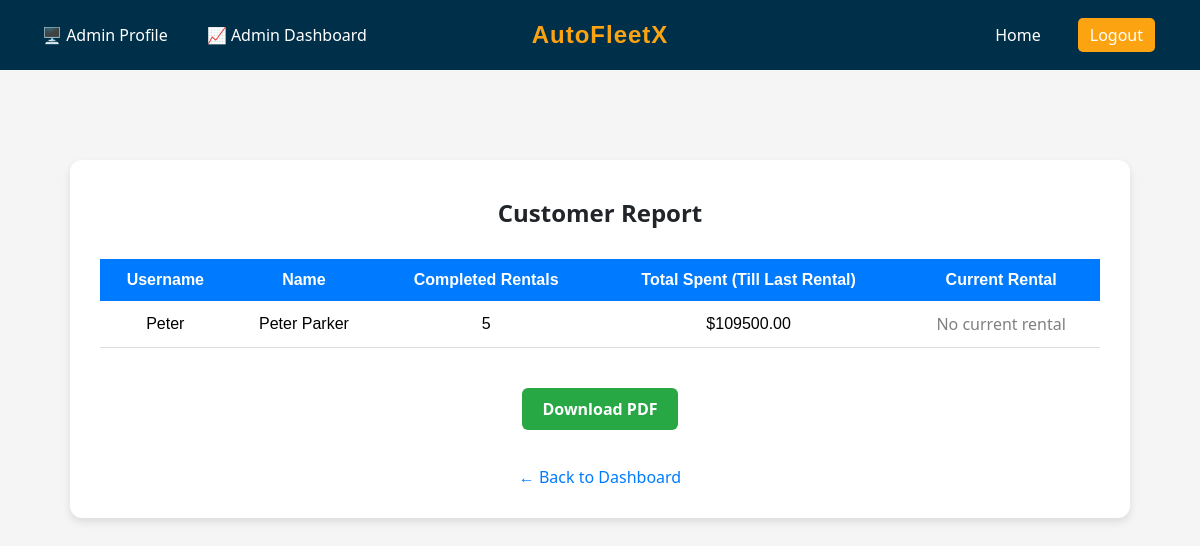
/dashboard/admin/customer-report/ (signed in), run on an earlier commit of the app's database.
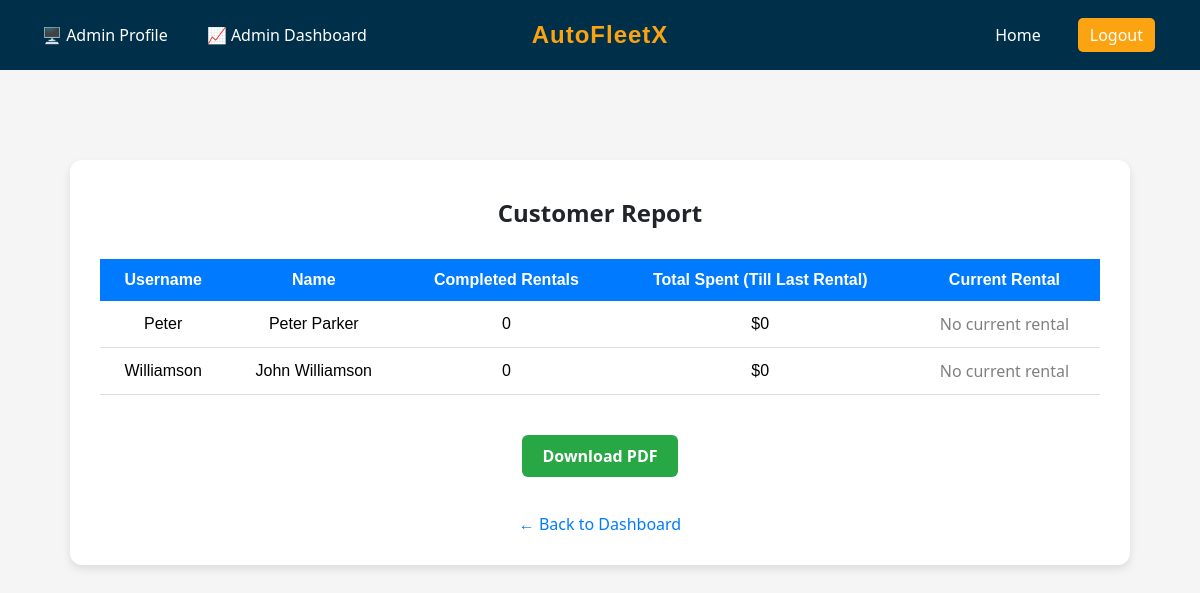
And on a later commit of the database.
### main_app/models.py (models this page shows, shortened)
class CustomUser(AbstractUser):
    balance = models.DecimalField(
        max_digits=10,
        decimal_places=2,
        default=0.00,
        validators=[MinValueValidator(0.0)]
    )
    address = models.TextField(blank=True, null=True)

### main_app/views.py (the view)
# urls.py: path('dashboard/admin/customer-report/', views.admin_customer_report, name='admin_customer_report'),
@login_required
@user_passes_test(is_admin)
def admin_customer_report(request):
    users = CustomUser.objects.filter(is_superuser=False)
    customers_data = []
    for user in users:
        total_rentals = Rental.objects.filter(user=user).count()
        completed_rentals = Rental.objects.filter(user=user, is_active=False)
        current_rental = Rental.objects.filter(user=user, is_active=True).first()
        total_spent = sum(rental.total_cost for rental in completed_rentals)
        customers_data.append({
            'username': user.username,
            'full_name': f"{user.first_name} {user.last_name}",
            'total_rentals': total_rentals,
            'completed_rentals': completed_rentals.count(),
            'total_spent': total_spent,
            'current_car': current_rental.car.name if current_rental else "No current rental"
        })
    return render(request, 'main_app/admin/customer_report.html', {
        'customers_data': customers_data
    })

### main_app/views.py (called while the page is built)
def is_admin(user):
    return user.is_superuser

### main_app/templates/main_app/admin/customer_report.html (shortened to what this page needs)
{% extends 'base.html' %}
{% block content %}
{% load static %}
<!DOCTYPE html>
<html lang="en">
<head>
    <link rel="stylesheet" href="{% static 'styles/style.css' %}">
</head>
<body style="background-color: #f5f5f5; font-family: Arial, sans-serif;">
    <div style="max-width: 1000px; margin: 50px auto; background: #ffffff; padding: 30px; border-radius: 12px; box-shadow: 0 4px 8px rgba(0,0,0,0.1);">
        <h2 style="text-align: center; margin-bottom: 30px; color: #212529;">Customer Report</h2>
        {% if customers_data %}
            <table style="width: 100%; border-collapse: collapse;">
                <thead style="background-color: #007BFF; color: white;">
                    <tr>
                        <th style="padding: 12px;">Username</th>
                        <th style="padding: 12px;">Name</th>
                        <th style="padding: 12px;">Completed Rentals</th>
                        <th style="padding: 12px;">Total Spent (Till Last Rental) </th>
                        <th style="padding: 12px;">Current Rental</th>
                    </tr>
                </thead>
                <tbody>
                    {% for customer in customers_data %}
                    <tr style="text-align: center; border-bottom: 1px solid #ddd;">
                        <td style="padding: 12px;">{{ customer.username }}</td>
                        <td style="padding: 12px;">{{ customer.full_name }}</td>
                        <td style="padding: 12px;">{{ customer.completed_rentals }}</td>
                        <td style="padding: 12px;">${{ customer.total_spent }}</td>
                        <td style="padding: 12px;">
                            {% if customer.current_car == "No current rental" %}
                                <span style="color: gray;">No current rental</span>
                            {% else %}
                                {{ customer.current_car }}
                            {% endif %}
                        </td>
                    </tr>
                    {% endfor %}
                </tbody>
            </table>
            <div style="text-align: center; margin-top: 30px;">
                <a href="{% url 'pdf_customer_report' %}" class="rent-button" style="background-color: #28a745;">Download PDF</a>
            </div>
        {% else %}
            <p style="text-align: center; font-size: 18px; color: #666;">No customers found.</p>
        {% endif %}
        <div style="text-align: center; margin-top: 30px;">
            <a href="{% url 'admin_dashboard' %}" style="color: #007BFF; text-decoration: none;">&larr; Back to Dashboard</a>
        </div>
    </div>
</body>
</html>
{% endblock %}

What changed in the data, as far as the page shows it:
added CustomUser: username "Williamson"
Also different on the page:
new list line: "Peter"
new list line: "Peter Parker 0 $ 0 No current rental"
new list line: "John Williamson 0 $ 0 No current rental"
list line gone: "Peter"
list line gone: "Peter Parker 5 $ 109500.00 No current rental"
